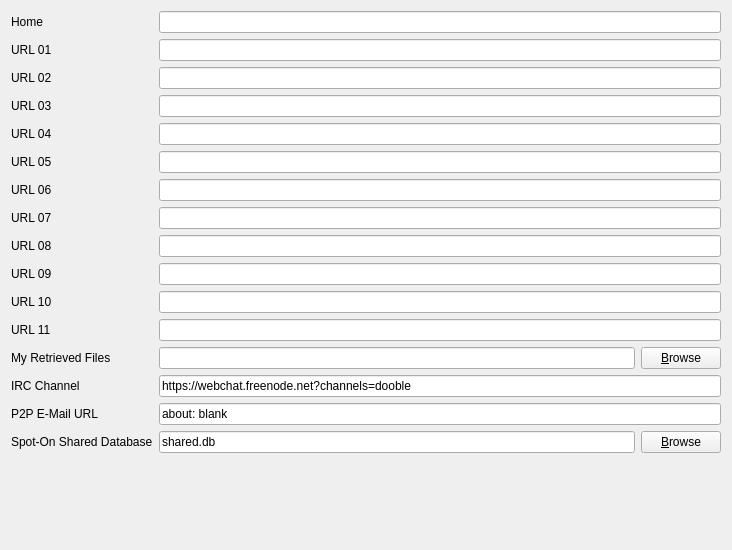
            <widget class="QWidget" name="scrollAreaWidgetContents_5">
             <property name="geometry">
              <rect>
               <x>0</x>
               <y>0</y>
               <width>732</width>
               <height>550</height>
              </rect>
             </property>
             <layout class="QGridLayout" name="gridLayout_11">
              <item row="6" column="1">
               <widget class="dsettingshomelinewidget" name="url06lineEdit">
                <property name="layoutDirection">
                 <enum>Qt::LeftToRight</enum>
                </property>
               </widget>
              </item>
              <item row="6" column="0">
               <widget class="QLabel" name="label_31">
                <property name="layoutDirection">
                 <enum>Qt::RightToLeft</enum>
                </property>
                <property name="text">
                 <string>URL 06</string>
                </property>
               </widget>
              </item>
              <item row="7" column="1">
               <widget class="dsettingshomelinewidget" name="url07lineEdit">
                <property name="layoutDirection">
                 <enum>Qt::LeftToRight</enum>
                </property>
               </widget>
              </item>
              <item row="17" column="0">
               <spacer name="verticalSpacer">
                <property name="orientation">
                 <enum>Qt::Vertical</enum>
                </property>
                <property name="sizeHint" stdset="0">
                 <size>
                  <width>20</width>
                  <height>40</height>
                 </size>
                </property>
               </spacer>
              </item>
              <item row="7" column="0">
               <widget class="QLabel" name="label_32">
                <property name="layoutDirection">
                 <enum>Qt::RightToLeft</enum>
                </property>
                <property name="text">
                 <string>URL 07</string>
                </property>
               </widget>
              </item>
              <item row="8" column="1">
               <widget class="dsettingshomelinewidget" name="url08lineEdit">
                <property name="layoutDirection">
                 <enum>Qt::LeftToRight</enum>
                </property>
               </widget>
              </item>
              <item row="9" column="0">
               <widget class="QLabel" name="label_34">
                <property name="layoutDirection">
                 <enum>Qt::RightToLeft</enum>
                </property>
                <property name="text">
                 <string>URL 09</string>
                </property>
               </widget>
              </item>
              <item row="9" column="1">
               <widget class="dsettingshomelinewidget" name="url09lineEdit">
                <property name="layoutDirection">
                 <enum>Qt::LeftToRight</enum>
                </property>
               </widget>
              </item>
              <item row="10" column="0">
               <widget class="QLabel" name="label_35">
                <property name="layoutDirection">
                 <enum>Qt::RightToLeft</enum>
                </property>
                <property name="text">
                 <string>URL 10</string>
                </property>
               </widget>
              </item>
              <item row="10" column="1">
               <widget class="dsettingshomelinewidget" name="url10lineEdit">
                <property name="layoutDirection">
                 <enum>Qt::LeftToRight</enum>
                </property>
               </widget>
              </item>
              <item row="11" column="0">
               <widget class="QLabel" name="label_36">
                <property name="layoutDirection">
                 <enum>Qt::RightToLeft</enum>
                </property>
                <property name="text">
                 <string>URL 11</string>
                </property>
               </widget>
              </item>
              <item row="11" column="1">
               <widget class="dsettingshomelinewidget" name="url11lineEdit">
                <property name="layoutDirection">
                 <enum>Qt::LeftToRight</enum>
                </property>
               </widget>
              </item>
              <item row="13" column="0">
               <widget class="QLabel" name="label_2">
                <property name="text">
                 <string>My Retrieved Files</string>
                </property>
               </widget>
              </item>
              <item row="13" column="1">
               <layout class="QHBoxLayout" name="horizontalLayout_6">
                <item>
                 <widget class="QLineEdit" name="myRetrievedFilesLineEdit"/>
                </item>
                <item>
                 <widget class="QPushButton" name="chooseMyRetrievedFilesPushButton">
                  <property name="text">
                   <string>&amp;Browse</string>
                  </property>
                 </widget>
                </item>
               </layout>
              </item>
              <item row="15" column="0">
               <widget class="QLabel" name="label_61">
                <property name="text">
                 <string>P2P E-Mail URL</string>
                </property>
               </widget>
              </item>
              <item row="15" column="1">
               <widget class="dsettingshomelinewidget" name="p2pLineEdit">
                <property name="text">
                 <string>about: blank</string>
                </property>
               </widget>
              </item>
              <item row="0" column="0">
               <widget class="QLabel" name="label_24">
                <property name="text">
                 <string>Home</string>
                </property>
               </widget>
              </item>
              <item row="0" column="1">
               <widget class="dsettingshomelinewidget" name="homeLineEdit">
                <property name="layoutDirection">
                 <enum>Qt::LeftToRight</enum>
                </property>
               </widget>
              </item>
              <item row="14" column="0">
               <widget class="QLabel" name="label_67">
                <property name="text">
                 <string>IRC Channel</string>
                </property>
               </widget>
              </item>
              <item row="14" column="1">
               <widget class="dsettingshomelinewidget" name="ircLineEdit">
                <property name="text">
                 <string>https://webchat.freenode.net?channels=dooble</string>
                </property>
               </widget>
              </item>
              <item row="1" column="0">
               <widget class="QLabel" name="label_26">
                <property name="layoutDirection">
                 <enum>Qt::RightToLeft</enum>
                </property>
                <property name="text">
                 <string>URL 01</string>
                </property>
               </widget>
              </item>
              <item row="1" column="1">
               <widget class="dsettingshomelinewidget" name="url01lineEdit"/>
              </item>
              <item row="2" column="0">
               <widget class="QLabel" name="label_27">
                <property name="layoutDirection">
                 <enum>Qt::RightToLeft</enum>
                </property>
                <property name="text">
                 <string>URL 02</string>
                </property>
               </widget>
              </item>
              <item row="2" column="1">
               <widget class="dsettingshomelinewidget" name="url02lineEdit"/>
              </item>
              <item row="3" column="0">
               <widget class="QLabel" name="label_28">
                <property name="layoutDirection">
                 <enum>Qt::RightToLeft</enum>
                </property>
                <property name="text">
                 <string>URL 03</string>
                </property>
               </widget>
              </item>
              <item row="4" column="1">
               <widget class="dsettingshomelinewidget" name="url04lineEdit">
                <property name="layoutDirection">
                 <enum>Qt::LeftToRight</enum>
                </property>
               </widget>
              </item>
              <item row="3" column="1">
               <widget class="dsettingshomelinewidget" name="url03lineEdit">
                <property name="layoutDirection">
                 <enum>Qt::LeftToRight</enum>
                </property>
               </widget>
              </item>
              <item row="4" column="0">
               <widget class="QLabel" name="label_29">
                <property name="layoutDirection">
                 <enum>Qt::RightToLeft</enum>
                </property>
                <property name="text">
                 <string>URL 04</string>
                </property>
               </widget>
              </item>
              <item row="5" column="1">
               <widget class="dsettingshomelinewidget" name="url05lineEdit">
                <property name="layoutDirection">
                 <enum>Qt::LeftToRight</enum>
                </property>
               </widget>
              </item>
              <item row="5" column="0">
               <widget class="QLabel" name="label_30">
                <property name="layoutDirection">
                 <enum>Qt::RightToLeft</enum>
                </property>
                <property name="text">
                 <string>URL 05</string>
                </property>
               </widget>
              </item>
              <item row="8" column="0">
               <widget class="QLabel" name="label_33">
                <property name="layoutDirection">
                 <enum>Qt::RightToLeft</enum>
                </property>
                <property name="text">
                 <string>URL 08</string>
                </property>
               </widget>
              </item>
              <item row="16" column="0">
               <widget class="QLabel" name="spotOnLabel">
                <property name="text">
                 <string>Spot-On Shared Database</string>
                </property>
               </widget>
              </item>
              <item row="16" column="1">
               <layout class="QHBoxLayout" name="horizontalLayout_27">
                <item>
                 <widget class="QLineEdit" name="spotOnSharedDatabaseLineEdit">
                  <property name="text">
                   <string>shared.db</string>
                  </property>
                 </widget>
                </item>
                <item>
                 <widget class="QPushButton" name="spotOnChooseDatabasePushButton">
                  <property name="text">
                   <string>&amp;Browse</string>
                  </property>
                 </widget>
                </item>
               </layout>
              </item>
             </layout>
            </widget>
